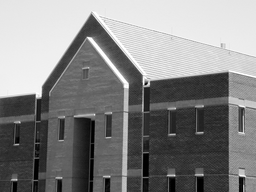
#> input picture digital_image_processing/chapter_10/pictures/building.tif, 256 x 192 px, shrunk from 1114 x 834 before the run, found by its file name
$ python DoG.py
#> lines starting #> are read from the running program, lines starting #| are printed output that depends on the picture
### common/opencv.py
import cv2 as cv
import numpy as np
import sys

# [91 lines left out: functions normlizeImage2Uint8, drawHist, putText, insertPointsBwteen2Points, not called in this run]

class createTrackbar():
    """
    描述: 创建任意多个拖动条
    """
    def __init__(self, button_units, bar_name, size=(200, 400), block=False):
        """
        描述: 初始化拖动条
        参数: button_units: list, 每个元素是一个list(3)，
                            list[0] 滑动条名称，
                            list[1] 初始值（正整数），
                            list[2] 最大值（正整数）

              bar_name: 整个滑动条图片的名称
              size:     附加在按钮上的图片大小
              block:    阻塞机制，如果参数没变化就一直等待,每次循环阻塞默认10ms
        """
        self._button_units = button_units
        self._bar_name = bar_name
        self._size = size
        self._block = block
        self._paralist = []

        imgTrackbar = np.zeros((size[0],size[1],3), np.uint8) #大的黑板，保证拖动条能完全显示
        cv.namedWindow(bar_name, 0)

        for uint in button_units:
            cv.createTrackbar(uint[0], bar_name, uint[1], uint[2], self.nothing)

        cv.imshow(bar_name,imgTrackbar)

    # [6 lines left out: function nothing, not called in this run]

    def getTrackbarPos(self):
        """
        描述: 读取所有滑动条的参数
        返回：None
        """
        paralist = []
        for unit in self._button_units:
            paralist.append(cv.getTrackbarPos(unit[0], self._bar_name))

        ## 如果参数没变化就等待
        if self._block:
            while(paralist == self._paralist):
                paralist = []
                for unit in self._button_units:
                    paralist.append(cv.getTrackbarPos(unit[0], self._bar_name))
                cv.waitKey(10)

        self._paralist = paralist
        return paralist

class cameraUnistort():
    """
    畸变图片矫正
    """
    # [92 lines left out: functions __init__, undistort, cameraCalibration, not called in this run]


# [4 lines that do not run on import are left out]

### digital_image_processing/chapter_10/DoG.py
import cv2 as cv
import os
import sys
import numpy as np
import copy
import math
from matplotlib import pyplot as plt

# gets the absolute path to the file
abspath = os.path.abspath(os.path.dirname(__file__))
# add the library file path
sys.path.append(abspath + "/../../common")
# change the work path
os.chdir(abspath)

import misc_utils
import math_utils
import opencv

def zeroCross(src, threshold):
    """描述：使用3*3的格子判断一个点是否是边缘，中心点的上下、左右、左上右下、右上左下这四对
            点，至少有两对点符号相反，且这两对点差值的绝对值大于某个给定的阈值。则视为边缘点，保留。
    """
    row, col = src.shape
    img_zero_cross = np.zeros((row, col), dtype = 'uint8')

    for x in range(1, row-1):
        for y in range(1, col-1):
            flag = 0

            # 左右
            near_1 = src[x-1, y]
            near_2 = src[x+1, y]
            if (near_1 * near_2 < 0) and \
                (np.abs(near_1 - near_2) > threshold):
                flag += 1

            # 上下
            near_1 = src[x, y-1]
            near_2 = src[x, y+1]
            if (near_1 * near_2 < 0) and \
                (np.abs(near_1 - near_2) > threshold):
                flag += 1

            # 斜对角
            near_1 = src[x+1, y+1]
            near_2 = src[x-1, y-1]
            if (near_1 * near_2 < 0) and \
                (np.abs(near_1 - near_2) > threshold):
                flag += 1

            # 斜对角
            near_1 = src[x+1, y-1]
            near_2 = src[x-1, y+1]
            if (near_1 * near_2 < 0) and \
                (np.abs(near_1 - near_2) > threshold):
                flag += 1

            if flag >= 2:
                img_zero_cross[x,y] = 255

    return img_zero_cross


def DoG():
    """描述：LoG的近似方法，但是计算速度要比LoG快很多因为只有一个卷积。
             (G1(x,y) - G2(x,y)) * f(x,y)
       参数: None
       返回: None
       注：由于没有找到高斯核，所以这里的实现将减号展开了，相当于进行了两次卷积
    """
    img_original = cv.imread('pictures/building.tif', 0)
#> img_original is the input picture: shape (192, 256); min 0, max 255, mean 133.3

    # 创建按钮
    button_units = [['threshold', 3, 100],
                    ['sigma', 4, 10],
                    ['n', 25, 30]]

    track_bar = opencv.createTrackbar(button_units, "trackbar")

    while(1):
        cv.waitKey(10)

        # 获取按钮参数
        [threshold, sigma, n] = track_bar.getTrackbarPos()

        ## 1.DoG, 高斯滤波相减 sigma = 4, sigma1 = 5.15, sigma2 = 3.22，
        #  根据关系式10.2-27(刚撒雷斯教材), 且sigma1 = 1.6 * sigma2
        sigma1 = 5.15
        n1 = int(sigma1 * 3) * 2 + 3
        img_gaussian_1 = cv.GaussianBlur(img_original, (n1, n1), sigmaX=sigma1, sigmaY=sigma1)
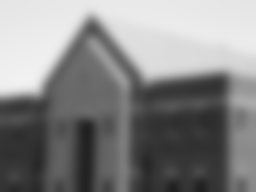
#> img_gaussian_1: shape (192, 256); min 31, max 241, mean 133.3

        sigma2 = 3.22
        n2 = int(sigma2 * 3) * 2 + 3
        img_gaussian_2 = cv.GaussianBlur(img_original, (n2, n2), sigmaX=sigma2, sigmaY=sigma2)

        img_DOG = np.float32(img_gaussian_1) - np.float32(img_gaussian_2)
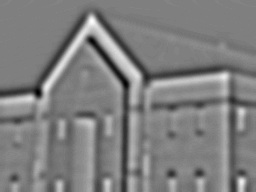
#> img_DOG: shape (192, 256) float32; min -33, max 33, mean 0; drawn with min black and max white

        ## 2.零交叉检测
        img_zero_cross = zeroCross(img_DOG, threshold)
#> after the loop in zeroCross, `for x in range(1, row-1):`:
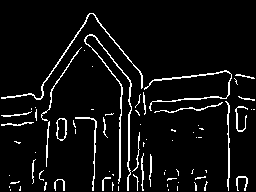
#> img_zero_cross: shape (192, 256); 6.1% white in thin lines or dots


        # [5 lines of commented-out code are left out]
        cv.namedWindow('img_zero_cross', 0)
        # [4 lines of commented-out code are left out]
        cv.imshow('img_zero_cross', img_zero_cross)


if __name__=="__main__":
    DoG()
